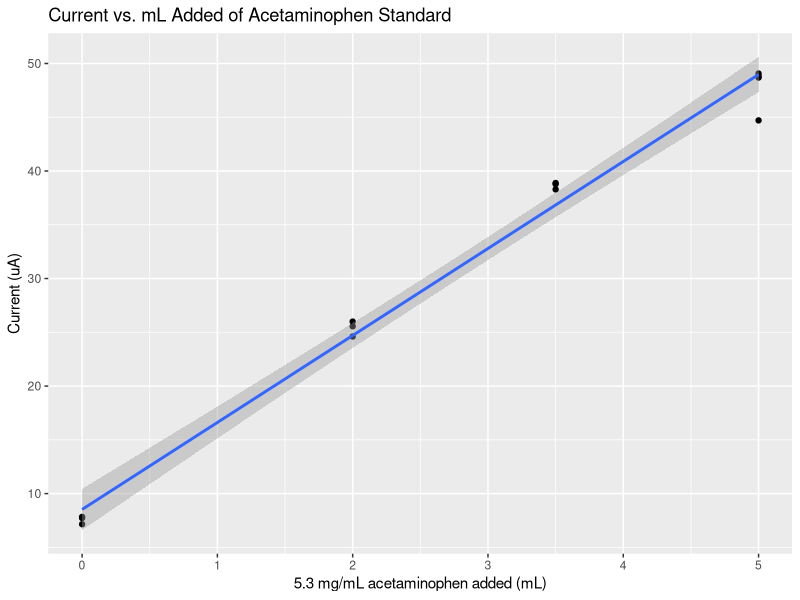

Write R code to recreate this figure.
# Produces graph of data from file called acetaminophendata.txt, which must be in the current working directory
data <- read.table(file="acetaminophendata.txt", sep="\t", header=TRUE)
library(ggplot2)
z <- ggplot(data=data, mapping=aes(x=X5.3.mg.mL.acetaminophem.added..mL.,y=current..uA.))
z+geom_point()+geom_smooth(method="lm")+ggtitle("Current vs. mL Added of Acetaminophen Standard")+xlab("5.3 mg/mL acetaminophen added (mL)")+ylab("Current (uA)")